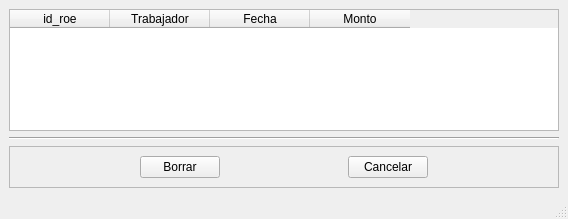
<?xml version="1.0" encoding="UTF-8"?>
<ui version="4.0">
 <class>MainWindow</class>
 <widget class="QMainWindow" name="MainWindow">
  <property name="geometry">
   <rect>
    <x>0</x>
    <y>0</y>
    <width>568</width>
    <height>219</height>
   </rect>
  </property>
  <property name="windowTitle">
   <string>Listado de indemnizaciones abiertas</string>
  </property>
  <widget class="QWidget" name="centralwidget">
   <layout class="QVBoxLayout" name="verticalLayout">
    <item>
     <widget class="QTableWidget" name="tableWidget">
      <property name="toolTip">
       <string>&lt;html&gt;&lt;head/&gt;&lt;body&gt;&lt;p&gt;Listado de indemnizaciones por procesar.&lt;/p&gt;&lt;/body&gt;&lt;/html&gt;</string>
      </property>
      <property name="sizeAdjustPolicy">
       <enum>QAbstractScrollArea::AdjustToContentsOnFirstShow</enum>
      </property>
      <column>
       <property name="text">
        <string>id_roe</string>
       </property>
      </column>
      <column>
       <property name="text">
        <string>Trabajador</string>
       </property>
      </column>
      <column>
       <property name="text">
        <string>Fecha</string>
       </property>
      </column>
      <column>
       <property name="text">
        <string>Monto</string>
       </property>
      </column>
     </widget>
    </item>
    <item>
     <widget class="Line" name="line">
      <property name="orientation">
       <enum>Qt::Horizontal</enum>
      </property>
     </widget>
    </item>
    <item>
     <widget class="QFrame" name="frame">
      <property name="frameShape">
       <enum>QFrame::StyledPanel</enum>
      </property>
      <property name="frameShadow">
       <enum>QFrame::Raised</enum>
      </property>
      <layout class="QHBoxLayout" name="horizontalLayout">
       <item>
        <spacer name="horizontalSpacer">
         <property name="orientation">
          <enum>Qt::Horizontal</enum>
         </property>
         <property name="sizeHint" stdset="0">
          <size>
           <width>40</width>
           <height>20</height>
          </size>
         </property>
        </spacer>
       </item>
       <item>
        <widget class="QPushButton" name="borrar">
         <property name="text">
          <string>Borrar</string>
         </property>
        </widget>
       </item>
       <item>
        <spacer name="horizontalSpacer_3">
         <property name="orientation">
          <enum>Qt::Horizontal</enum>
         </property>
         <property name="sizeHint" stdset="0">
          <size>
           <width>40</width>
           <height>20</height>
          </size>
         </property>
        </spacer>
       </item>
       <item>
        <widget class="QPushButton" name="cancelar">
         <property name="text">
          <string>Cancelar</string>
         </property>
        </widget>
       </item>
       <item>
        <spacer name="horizontalSpacer_4">
         <property name="orientation">
          <enum>Qt::Horizontal</enum>
         </property>
         <property name="sizeHint" stdset="0">
          <size>
           <width>40</width>
           <height>20</height>
          </size>
         </property>
        </spacer>
       </item>
      </layout>
     </widget>
    </item>
   </layout>
  </widget>
  <widget class="QMenuBar" name="menubar">
   <property name="geometry">
    <rect>
     <x>0</x>
     <y>0</y>
     <width>568</width>
     <height>18</height>
    </rect>
   </property>
  </widget>
  <widget class="QStatusBar" name="statusbar"/>
 </widget>
 <resources/>
 <connections/>
</ui>
